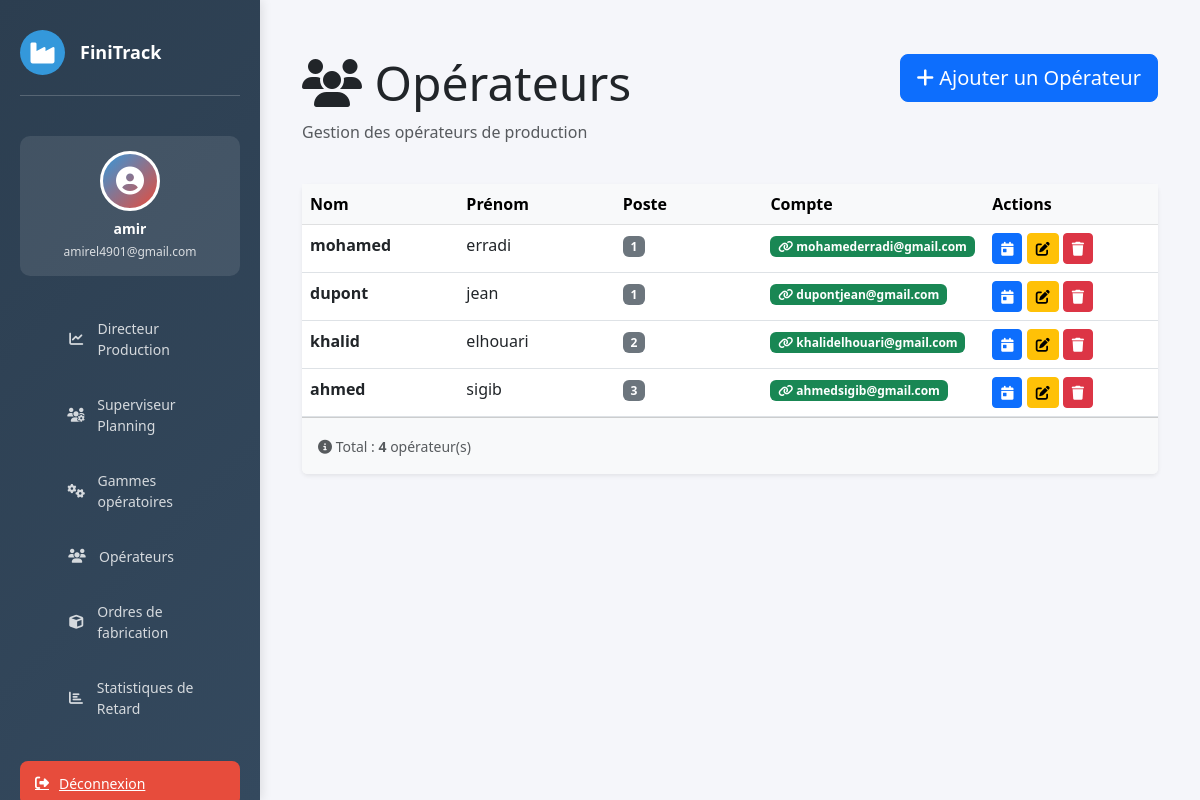
The page /operateurs/ (signed in) on the database as committed earlier.
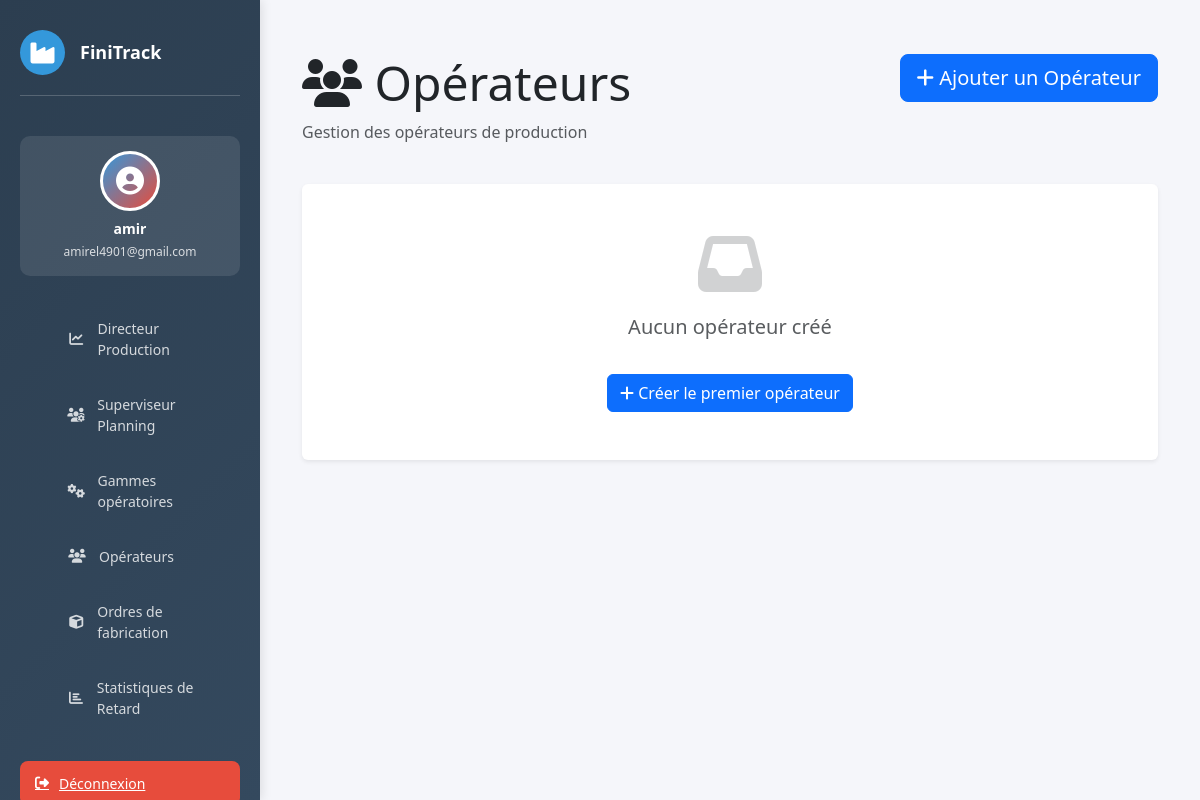
The same page on the database as committed later.
### website/models.py (models this page shows, shortened)
class Operateur(models.Model):
    SHIFT_CHOICES = [
        ('matin',      'Matin      (06h → 14h)'),
        ('normal',     'Normal     (08h → 17h)'),
        ('apres_midi', 'Après-midi (14h → 22h)'),
    ]
    nom    = models.CharField(max_length=100)
    prenom = models.CharField(max_length=100)
    poste  = models.IntegerField(null=True, blank=True)
    shift  = models.CharField(
        max_length=20,
        choices=SHIFT_CHOICES,
        default='normal',
        verbose_name="Type de shift"
    )
    user   = models.OneToOneField(
        User, null=True, blank=True,
        on_delete=models.SET_NULL,
        related_name='operateur_profil',
        verbose_name="Compte utilisateur"
    )
    photo_profil = models.ImageField(
    upload_to='operateurs/photos/',
    null=True,
    blank=True,
    verbose_name="Photo de profil"
)

### website/views.py (the view)
# urls.py: path('operateurs/', views.operateurs_list, name='operateur_list'),
@login_required(login_url='home')
def operateurs_list(request):
    operateurs = Operateur.objects.all().order_by('poste')
    context = {
        'operateurs': operateurs,
    }
    return render(request, 'operateur/operateur_list.html', context)

### website/templates/operateur/operateur_list.html (shortened to what the changed rows need)
{% extends 'base.html' %}
{% load static %}
{% block content %}
<div class="container-fluid mt-4">
    <div class="row mb-4">
        <div class="col-md-8">
            <h1 class="display-5">
                <i class="fas fa-users"></i> Opérateurs
            </h1>
        </div>
    </div>
    <div class="card border-0 shadow-sm">
        <div class="card-body p-0">
            {% if operateurs %}
                <div class="table-responsive">
                    <table class="table table-hover mb-0">
                        <thead class="table-light">
                            <tr>
                                <th style="width: 18%">Nom</th>
                                <th style="width: 18%">Prénom</th>
                                <th style="width: 17%">Poste</th>
                                <th style="width: 12%">Compte</th>
                                <th style="width: 20%">Actions</th>
                            </tr>
                        </thead>
                        <tbody>
                            {% for operateur in operateurs %}
                            <tr>
                                <td>
                                    <strong>{{ operateur.nom }}</strong>
                                </td>
                                <td>
                                    {{ operateur.prenom }}
                                </td>
                                <td>
                                    {% if operateur.poste %}
                                        <span class="badge bg-secondary">{{ operateur.poste }}</span>
                                    {% else %}
                                        <span class="text-muted">-</span>
                                    {% endif %}
                                </td>
                                <td>
                                    {% if operateur.user %}
                                        <span class="badge bg-success"><i class="fas fa-link"></i> {{ operateur.user.username }}</span>
                                    {% else %}
                                        <span class="text-muted small">—</span>
                                    {% endif %}
                                </td>
                                <td>
                                    <a href="# "
                                       class="btn btn-sm btn-primary"
                                       title="Planning">
                                        <i class="fas fa-calendar-day"></i>
                                    </a>
                                    <a href="{% url 'modifier_operateur' operateur.id %}"
                                       class="btn btn-sm btn-warning"
                                       title="Modifier">
                                        <i class="fas fa-edit"></i>
                                    </a>
                                    <a href="{% url 'supprimer_operateur' operateur.id %}"
                                       class="btn btn-sm btn-danger"
                                       title="Supprimer"
                                       onclick="return confirm('Êtes-vous sûr de vouloir supprimer cet opérateur ?');">
                                        <i class="fas fa-trash"></i>
                                    </a>
                                </td>
                            </tr>
                            {% endfor %}
                        </tbody>
                    </table>
                </div>
                <div class="card-footer bg-light p-3">
                    <small class="text-muted">
                        <i class="fas fa-info-circle"></i>
                        Total : <strong>{{ operateurs.count }}</strong> opérateur(s)
                    </small>
                </div>
            {% else %}
                <div class="p-5 text-center">
                    <i class="fas fa-inbox" style="font-size: 4rem; opacity: 0.2;"></i>
                    <p class="mt-3 text-muted fs-5">Aucun opérateur créé</p>
                    <a href="{% url 'ajouter_operateur' %}" class="btn btn-primary mt-3">
                        <i class="fas fa-plus"></i> Créer le premier opérateur
                    </a>
                </div>
            {% endif %}
        </div>
    </div>
</div>
{% endblock %}

Rows that differ between the two databases and show on the page:
removed Operateur: nom "mohamed", prenom "erradi", poste "1", user.username "mohamederradi@gmail.com"
removed Operateur: nom "dupont", prenom "jean", poste "1", user.username "dupontjean@gmail.com"
removed Operateur: nom "khalid", prenom "elhouari", poste "2", user.username "khalidelhouari@gmail.com"
removed Operateur: nom "ahmed", prenom "sigib", poste "3", user.username "ahmedsigib@gmail.com"
Other text that changed with them:
{{ operateurs.count }}: "4" → (not shown)
text no longer shown: "Nom Prénom Poste Compte Actions Total : opérateur(s)"
text now shown: "Aucun opérateur créé Créer le premier opérateur"
